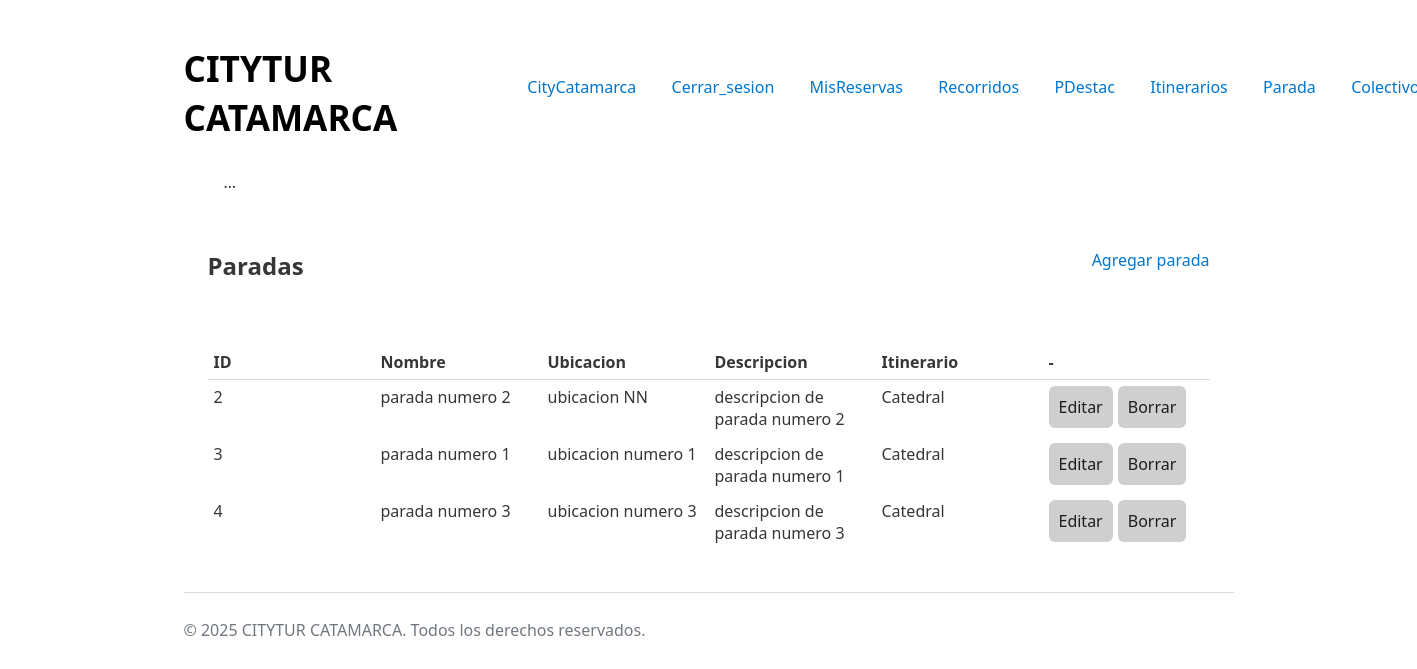
The page /itinerarios/lista_parada/ (signed in) on the database its author committed.
### itinerarios/models.py (models this page shows)
class Parada(models.Model):
    nombre = models.CharField(max_length= 50)
    ubicacion = models.CharField(max_length= 50)
    descripcion = models.CharField(max_length= 200)
    itinerario = models.ForeignKey(Itinerario, on_delete= models.CASCADE)

class Itinerario(models.Model):
    nombre = models.CharField(max_length= 50)
    imagen = models.ImageField(
        upload_to='images/',
        null=True,
        blank=True,
        default= 'images/default.png'
)

### itinerarios/views.py (the view)
# urls.py: path('lista_parada/', views.lista_parada, name= 'parada_listar'),
@login_required(login_url='usuarios:login')
def lista_parada(request):
    paradas = Parada.objects.all()
    return render(request, 'parada_lista.html', {'paradas': paradas})

### itinerarios/templates/parada_lista.html (shortened to what this page needs)
{% extends 'base.html' %}
{% block body_id %}colectivo_form{% endblock %}
{% block content %}
<main id="main-form">
    <div class="div-container">
        <h2> Paradas </h2>
        <a href="{% url 'itinerarios:parada_formulario' %}">Agregar parada</a>
    </div>
    <table class="table_view">
        <thead>
            <tr>
                <th>ID</th>
                <th>Nombre</th>
                <th>Ubicacion</th>
                <th>Descripcion</th>
                <th>Itinerario</th>
                <th>-</th>
            </tr>
        </thead>
        <tbody>
            {% for parada in paradas %}
                <tr>
                    <td>{{ parada.pk }}</td>
                    <td>{{ parada.nombre }}</td>
                    <td>{{ parada.ubicacion }}</td>
                    <td>{{ parada.descripcion }}</td>
                    <td>{{ parada.itinerario.nombre }}</td>
                    <td class="td-btn">
                        <a class="btn btn-small" href="{% url 'itinerarios:parada_editar' parada.pk %}"><button>Editar</button></a>
                        <form action="{% url 'itinerarios:parada_eliminar' parada.pk %}" method="POST" style="display:inline;"
                            onsubmit="return confirm('Eliminar parada {{parada.nombre }}?');">
                            <button type="submit">Borrar</button>
                        </form>
                    </td>
                </tr>
            {% empty %}
                <tr><td colspan="5">No hay paradas cargados.</td></tr>
            {% endfor %}
        </tbody>
    </table>
</main>
{% endblock %}
{% block footer_script %}
    {{ block.super }}
{% endblock %}

### core/static/css/styles.css (style rules this page uses)
:root { --background-body: #fff; --background: #efefef; --background-alt: #f7f7f7; --selection: #9e9e9e; --text-main: #363636; --text-bright: #000; --text-muted: #70777f; --links: #0076d1; --focus: #0096bfab; --border: #dbdbdb; --button-base: #d0cfcf; --button-hover: #9b9b9b; --scrollbar-thumb: rgb(170, 170, 170); --scrollbar-thumb-hover: var(--button-hover); --form-placeholder: #949494; --form-text: #1d1d1d; }
html { scrollbar-color: #040a0f #202b38; scrollbar-color: var(--scrollbar-thumb) var(--background-body); scrollbar-width: thin; }
body { font-family: system-ui, -apple-system, BlinkMacSystemFont, 'Segoe UI', 'Roboto', 'Oxygen', 'Ubuntu', 'Cantarell', 'Fira Sans', 'Droid Sans', 'Helvetica Neue', 'Segoe UI Emoji', 'Apple Color Emoji', 'Noto Color Emoji', sans-serif; line-height: 1.4; max-width: 1050px; margin: 20px auto; padding: 0 10px; word-wrap: break-word; color: #363636; color: var(--text-main); background: #fff; background: var(--background-body); text-rendering: optimizeLegibility; }
button { color: #1d1d1d; color: var(--form-text); background-color: #d0cfcf; background-color: var(--button-base); font-family: inherit; font-size: inherit; padding-right: 30px; padding-left: 30px; padding: 10px; border: none; border-radius: 6px; outline: none; }
h1, h2, h3, h4, h5, h6 { margin-bottom: 12px; margin-top: 24px; }
a { text-decoration: none; color: var(--links); }
main { padding-top: 10%; padding-bottom: 10%; }
#main-form { display: flex; flex-direction: column; }
table { border-collapse: collapse; margin-bottom: 10px; width: 100%; table-layout: fixed; }
td, th { padding: 6px; text-align: left; vertical-align: top; word-wrap: break-word; }
thead { border-bottom: 1px solid #dbdbdb; border-bottom: 1px solid var(--border); }

### itinerarios/templates/parada_lista.html (style rules this page uses)
#main-form { width: 100%; max-width: 1200px; margin: 32px auto; padding: 0 24px; box-sizing: border-box; }
.td-btn { display: flex; flex-direction: row; gap: 5px; }
.div-container { display: flex; flex-direction: row; justify-content: space-between; align-items: center; padding-bottom: 50px; }

### rows shown on the page
Parada: pk "2", nombre "parada numero 2", ubicacion "ubicacion NN", descripcion "descripcion de parada numero 2", itinerario.nombre "Catedral"
Parada: pk "3", nombre "parada numero 1", ubicacion "ubicacion numero 1", descripcion "descripcion de parada numero 1", itinerario.nombre "Catedral"
Parada: pk "4", nombre "parada numero 3", ubicacion "ubicacion numero 3", descripcion "descripcion de parada numero 3", itinerario.nombre "Catedral"
